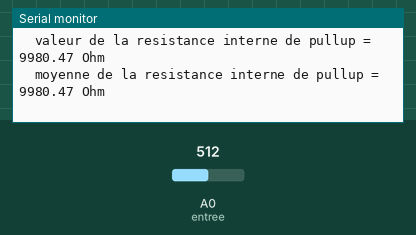
A sketch run on a simulated Arduino Uno, built with avr-gcc and run on an emulated ATmega328P. Shown: the last lines printed to the serial monitor. Inputs (shaded band) come from the test bench; at power-on: A0 (entree) = 512.

Above: at 2.3 s.
2.4 s: A0 (entree) set to 0
At 3.9 s:
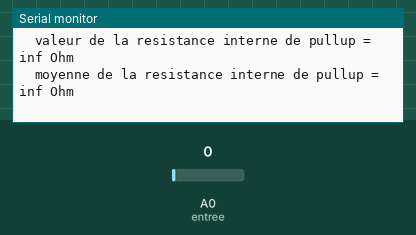
4.5 s: A0 (entree) set to 122
At 5.0 s:
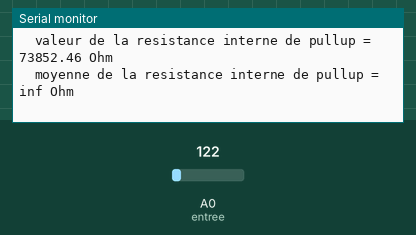
Timing chart, 0 to 7.5 s (numbered marks = the images above; inputs shaded):
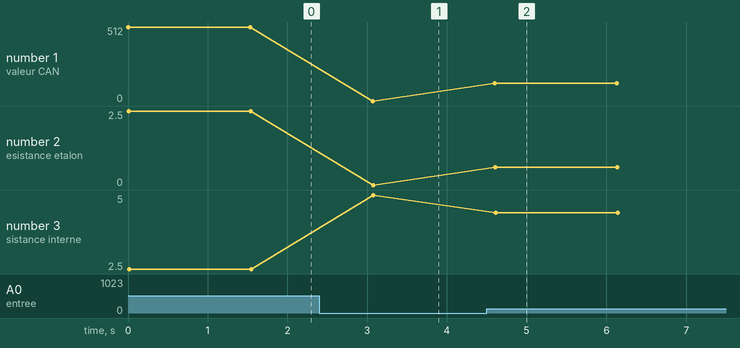

The sketch:

ADC_mesure_resistance_pullup.ino
```cpp
/* ---- DaK dec 2018 ----------------------
 *
 *  TP sur le C.A.N. de l'ATmega328
 *
 *    Mesure de la resistance de pullup d'une entree analogique
 *
 *  MONTAGE :
 *  placez une resistance connue (10 Kohm) entre GND et
 *  l'entree Analogique a mesurer
 *
 *  Vous pouvez eventuellement modifiez les valeurs d'initialisation
 *  en fonction de la resistance utilisee (ligne 21)
 *  et de l'entree a tester (ligne 22)
 *
 *  Ouvrez le moniteur serie et reglez a 115200 baud
 *
 -----------------------------------------*/

float const resistance_etalon = 10000; // 10Kohm
uint8_t  const entree = A0; // entree a tester

uint32_t resistance_interne, nb_mesures=0;


void setup(){
  pinMode(entree,INPUT_PULLUP); // utiliser la resistance interne de pullup
  Serial.begin(115200);
}

void loop(){
    uint16_t mesure_can = analogRead(entree);
    nb_mesures++;
    Serial.print("\n---------- Mesure numero ");
    Serial.print(nb_mesures);
    Serial.print("---------\n");
    Serial.print("  valeur CAN = "); Serial.println(mesure_can);

    Serial.print("  valeur de la resistance etalon = ");
    Serial.print(resistance_etalon); Serial.println(" Ohm");

    Serial.print("  tension aux bornes de la resistance etalon = ");
    float Uetalon = (5.0 / 1023.0 * mesure_can);
    Serial.print(Uetalon, 5); Serial.println(" Volts");

    Serial.print("  tension aux bornes de la resistance interne = ");
    float Uinterne = 5.0 - Uetalon;
    Serial.print(Uinterne, 5); Serial.println(" Volts");

    Serial.print("  courant qui traverse les deux resistances = ");
    float I = Uetalon / resistance_etalon;
    Serial.print( I*1000,5 ); Serial.println(" mA");

    Serial.print("  valeur de la resistance interne de pullup = ");
    float Rinterne = Uinterne / I;
    Serial.print( Rinterne, 2); Serial.println(" Ohm");

    Serial.print("  moyenne de la resistance interne de pullup = ");
    static float Rmoyenne = 0;
    Rmoyenne = Rmoyenne*(nb_mesures-1)/nb_mesures + Rinterne/nb_mesures;
    Serial.print( Rmoyenne, 2); Serial.println(" Ohm");

    delay(1500);

  Serial.print("\n\n\n\n\n\n\n\n\n\n\n\n\n\n\n\n\n\n\n\n\n\n\n\n\n\n\n\n\n\n\n\n\n"); // clear screen
}
```

Measured:
- after the input at 2.4 s, the serial monitor: prints a new line after 0.67 s (image 1)
- after the input at 4.5 s, the serial monitor: prints a new line after 0.10 s (image 2)
- plotted number 1: 512 → 0 after the input at 2.4 s, 0 → 122 after the input at 4.5 s
- plotted number 2: 2.5 → 0 after the input at 2.4 s, 0 → 0.6 after the input at 4.5 s
- plotted number 3: 2.5 → 5 after the input at 2.4 s, 5 → 4.4 after the input at 4.5 s
